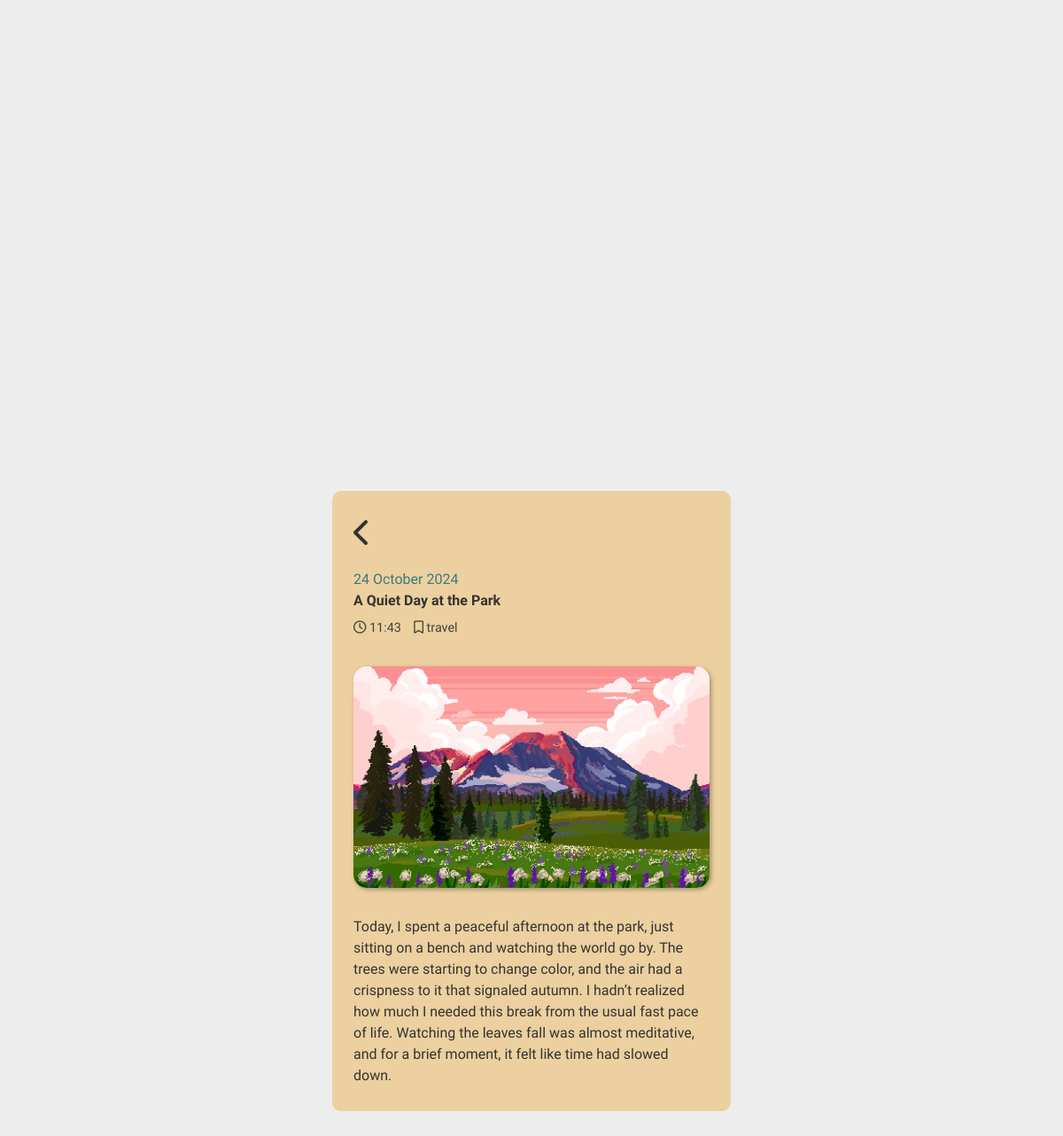
Screenshot of /view.php?journal_id=56 with the database file from the repository.
### tables this page shows
CREATE TABLE `journal` (
  `id` int(11) NOT NULL,
  `title` varchar(255) DEFAULT NULL,
  `content` text DEFAULT NULL,
  `img_url` varchar(255) DEFAULT NULL,
  `create_at` timestamp NOT NULL DEFAULT current_timestamp(),
  `updated_at` timestamp NOT NULL DEFAULT current_timestamp() ON UPDATE current_timestamp(),
  `type` varchar(255) DEFAULT NULL
);

### classes/journal.class.php (called while the page is built, shortened)
<?php
require_once 'database.php';
class Journal{
    public $id;
    protected $db ;
    function __construct(){
        $this->db = new Database();
    }
    function select_journal(){
        $sql = "SELECT * FROM journal
        WHERE :id = journal.id; ";
        $query =  $this->db->connect()->prepare($sql);
        $query->bindParam(':id', $this->id);
        if($query->execute()){
            $data = $query->fetch();
        }
        return $data;
    }
}

### classes/database.php (called while the page is built)
<?php
class Database{
    private $host = 'localhost';
    private $username = 'root';
    private $password = '';
    private $database = 'journal';
    protected $connection;
    function connect(){
        try
			{
				$this->connection = new PDO("mysql:host=$this->host;dbname=$this->database", $this->username, $this->password);
			}
			catch (PDOException $e)
			{
				echo "Connection error " . $e->getMessage();
			}
        return $this->connection;
    }
}
?>

### view.php (the view, shortened to what this page needs)
<!DOCTYPE html>
<html lang="en">
<head>
    <link rel="stylesheet" href="styles.css">
    <link href="https://cdnjs.cloudflare.com/ajax/libs/font-awesome/6.0.0/css/all.min.css" rel="stylesheet">
</head>
<body>
    <?php  session_start();
        include_once 'classes/journal.class.php';
        $journal = new Journal();
        if(isset($_GET['journal_id'])){
            $journal->id = $_GET['journal_id'];
            $selected_journal = $journal->select_journal();
        }else if(isset($_GET['delete_id'])){
            $journal->id = $_GET['delete_id'];
            if($journal->delete_journal()){
                header('index.php');
            }
        }
    ?>
    <div class ="bg-full bg-light d-flex justify-content-center align-items-center ">
        <div class="journal-container bg-primary rounded-2 p-half " style = "height: 700px; width: 450px; overflow:scroll;">
            <section class = "mb-1">
                <a style = "font-size: 2rem;"  href = "index.php" > <i class="fa-solid fa-chevron-left"></i> </a>
             </section>
            <section class = "mb-2">
                <div class ="mb-little">
                    <p class = "text-blue"><?php $date = new DateTime($selected_journal['create_at']); echo $date->format('d F Y');?></p>
                    <p class = "" style = "width: 200px; font-weight:bold; font-size: 1rem;" >
                        <?php echo $selected_journal['title']?>
                    </p>
                </div>
                <div class ="d-flex" style = "font-size:0.9rem; opacity: 90%;" >
                    <div style = "margin-right: 1em; ">
                        <i class="fa-regular fa-clock" ></i>
                        <?php $time = new DateTime($selected_journal['create_at']); echo $time->format('H:i')?>
                    </div>
                    <div>
                        <i class="fa-regular fa-bookmark"></i>
                        <?php echo $selected_journal['type']?>
                    </div>
                </div>
            </section>
            <section class = "w-100 mb-2">
                <div class="img-container " style = "height: 250px; width: 100%;">
                    <img class = "rounded-3 card-shadow"  src="<?php echo $selected_journal['img_url'] ?>" style = "height:100%; width: 100%; object-fit:cover;" alt="journal-image">
                </div>
            </section>
            <section>
                <p class = "preserve-format mb-2"><?php echo $selected_journal['content']?></p>
            </section >
        </div>
    </div>
</body>
</html>

### styles.css (style rules this page uses)
* { margin: 0; padding: 0; box-sizing: border-box; }
html { font-size: 16px; line-height: 1.5; box-sizing: border-box; }
body { font-family: 'Libre Caslon Text','Arial', sans-serif; color: #333; background-color: #f4f4f4; }
a { text-decoration: none; color: inherit; outline: none; background: none; border: none; padding: 0; margin: 0; }
.bg-light { background-color: #ededed; }
.bg-full { height: 100vh; width: 100vw; }
.bg-primary { background-color: #ecd09f; }
.d-flex { display: flex; }
.justify-content-center { justify-content: center; }
.align-items-center { align-items:center; }
.rounded-2 { border-radius: 10px; }
.rounded-3 { border-radius: 15px; }
.p-half { padding: 1.5em; }
.mb-1 { margin-bottom: 1em; }
.mb-2 { margin-bottom: 2em; }
.mb-little { margin-bottom: 0.5em; }
.w-100 { width: 100%; }
.text-blue { color: #3b797c; }
.card-shadow { transition: all; transition-duration: 0.5s; box-shadow: 2px 2px 5px #a3916f; }
.preserve-format { white-space: pre-wrap; }

### rows the page displays
journal: create_at "24 October 2024", title "A Quiet Day at the Park", create_at "11:43", type "travel", img_url (picture), content "Today, I spent a peaceful afternoon at the park, just sitting on a bench and watching the world go by. The trees were starting to change color, and the air had a crispness to it that signaled autumn. I hadn’t realized how much I needed this break from the usual fast pace of life. Watching the leaves fall was almost meditative, and for a brief moment, it felt like time had slowed down.…"
